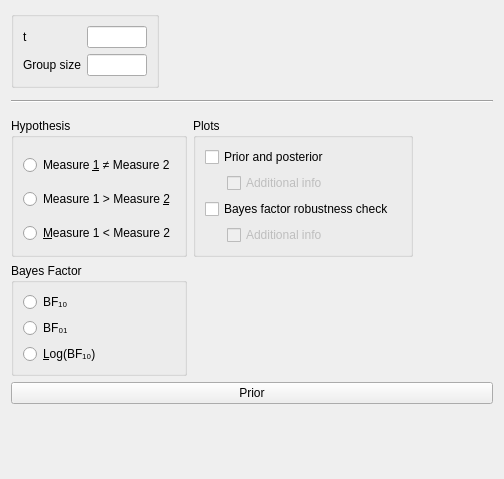
<?xml version="1.0" encoding="UTF-8"?>
<ui version="4.0">
 <class>SummaryStatsTTestBayesianPairedSamplesForm</class>
 <widget class="QWidget" name="SummaryStatsTTestBayesianPairedSamplesForm">
  <property name="geometry">
   <rect>
    <x>0</x>
    <y>0</y>
    <width>504</width>
    <height>479</height>
   </rect>
  </property>
  <property name="sizePolicy">
   <sizepolicy hsizetype="Fixed" vsizetype="Preferred">
    <horstretch>0</horstretch>
    <verstretch>0</verstretch>
   </sizepolicy>
  </property>
  <property name="windowTitle">
   <string>Form</string>
  </property>
  <layout class="QGridLayout" name="gridLayout">
   <item row="0" column="0">
    <widget class="BoundGroupBox" name="inputStatistics">
     <property name="title">
      <string/>
     </property>
     <property name="flat">
      <bool>false</bool>
     </property>
     <layout class="QGridLayout" name="gridLayout_6">
      <item row="0" column="0">
       <widget class="QLabel" name="label_2">
        <property name="text">
         <string>t</string>
        </property>
       </widget>
      </item>
      <item row="1" column="0">
       <widget class="QLabel" name="label_3">
        <property name="text">
         <string>&lt;html&gt;&lt;head/&gt;&lt;body&gt;&lt;p&gt;Group size&lt;/p&gt;&lt;/body&gt;&lt;/html&gt;</string>
        </property>
       </widget>
      </item>
      <item row="0" column="1">
       <widget class="BoundTextBox" name="tStatistic">
        <property name="sizePolicy">
         <sizepolicy hsizetype="Fixed" vsizetype="Preferred">
          <horstretch>0</horstretch>
          <verstretch>0</verstretch>
         </sizepolicy>
        </property>
        <property name="minimumSize">
         <size>
          <width>60</width>
          <height>0</height>
         </size>
        </property>
        <property name="maximumSize">
         <size>
          <width>60</width>
          <height>16777215</height>
         </size>
        </property>
       </widget>
      </item>
      <item row="1" column="1">
       <widget class="BoundTextBox" name="n1Size">
        <property name="sizePolicy">
         <sizepolicy hsizetype="Fixed" vsizetype="Preferred">
          <horstretch>0</horstretch>
          <verstretch>0</verstretch>
         </sizepolicy>
        </property>
        <property name="minimumSize">
         <size>
          <width>60</width>
          <height>0</height>
         </size>
        </property>
        <property name="maximumSize">
         <size>
          <width>60</width>
          <height>16777215</height>
         </size>
        </property>
       </widget>
      </item>
     </layout>
    </widget>
   </item>
   <item row="1" column="0">
    <widget class="QWidget" name="widget" native="true"/>
   </item>
   <item row="2" column="0" colspan="2">
    <widget class="Line" name="line">
     <property name="orientation">
      <enum>Qt::Horizontal</enum>
     </property>
    </widget>
   </item>
   <item row="0" column="1">
    <spacer name="horizontalSpacer_2">
     <property name="orientation">
      <enum>Qt::Horizontal</enum>
     </property>
     <property name="sizeHint" stdset="0">
      <size>
       <width>40</width>
       <height>20</height>
      </size>
     </property>
    </spacer>
   </item>
   <item row="3" column="0" colspan="2">
    <widget class="QWidget" name="gridWidget" native="true">
     <property name="sizePolicy">
      <sizepolicy hsizetype="Fixed" vsizetype="Fixed">
       <horstretch>0</horstretch>
       <verstretch>0</verstretch>
      </sizepolicy>
     </property>
     <layout class="QGridLayout" name="gridLayout_7">
      <property name="leftMargin">
       <number>0</number>
      </property>
      <property name="rightMargin">
       <number>0</number>
      </property>
      <property name="bottomMargin">
       <number>0</number>
      </property>
      <item row="1" column="0">
       <widget class="QWidget" name="widget_2" native="true">
        <property name="maximumSize">
         <size>
          <width>240</width>
          <height>16777215</height>
         </size>
        </property>
        <layout class="QGridLayout" name="gridLayout_5">
         <property name="leftMargin">
          <number>0</number>
         </property>
         <property name="topMargin">
          <number>0</number>
         </property>
         <property name="rightMargin">
          <number>0</number>
         </property>
         <property name="bottomMargin">
          <number>0</number>
         </property>
         <item row="5" column="0">
          <widget class="BoundGroupBox" name="bayesFactorType">
           <property name="title">
            <string>Bayes Factor</string>
           </property>
           <property name="flat">
            <bool>false</bool>
           </property>
           <layout class="QGridLayout" name="gridLayout_13">
            <item row="0" column="0">
             <widget class="QRadioButton" name="_1">
              <property name="sizePolicy">
               <sizepolicy hsizetype="Fixed" vsizetype="Fixed">
                <horstretch>0</horstretch>
                <verstretch>0</verstretch>
               </sizepolicy>
              </property>
              <property name="text">
               <string>BF₁₀</string>
              </property>
             </widget>
            </item>
            <item row="1" column="0">
             <widget class="QRadioButton" name="_2">
              <property name="sizePolicy">
               <sizepolicy hsizetype="Fixed" vsizetype="Fixed">
                <horstretch>0</horstretch>
                <verstretch>0</verstretch>
               </sizepolicy>
              </property>
              <property name="text">
               <string>BF₀₁</string>
              </property>
             </widget>
            </item>
            <item row="2" column="0">
             <widget class="QRadioButton" name="_3">
              <property name="sizePolicy">
               <sizepolicy hsizetype="Fixed" vsizetype="Fixed">
                <horstretch>0</horstretch>
                <verstretch>0</verstretch>
               </sizepolicy>
              </property>
              <property name="text">
               <string>&amp;Log(BF₁₀)</string>
              </property>
             </widget>
            </item>
            <item row="1" column="1">
             <spacer name="horizontalSpacer_3">
              <property name="orientation">
               <enum>Qt::Horizontal</enum>
              </property>
              <property name="sizeHint" stdset="0">
               <size>
                <width>40</width>
                <height>20</height>
               </size>
              </property>
             </spacer>
            </item>
           </layout>
          </widget>
         </item>
        </layout>
       </widget>
      </item>
      <item row="0" column="0">
       <widget class="BoundGroupBox" name="hypothesis">
        <property name="title">
         <string>Hypothesis</string>
        </property>
        <property name="flat">
         <bool>true</bool>
        </property>
        <layout class="QGridLayout" name="gridLayout_9">
         <property name="bottomMargin">
          <number>0</number>
         </property>
         <item row="2" column="0">
          <widget class="QRadioButton" name="_3oneTailedLessThan">
           <property name="sizePolicy">
            <sizepolicy hsizetype="Fixed" vsizetype="Fixed">
             <horstretch>0</horstretch>
             <verstretch>0</verstretch>
            </sizepolicy>
           </property>
           <property name="text">
            <string>&amp;Measure 1 &lt; Measure 2</string>
           </property>
          </widget>
         </item>
         <item row="1" column="0">
          <widget class="QRadioButton" name="_2oneTailedGreaterThan">
           <property name="sizePolicy">
            <sizepolicy hsizetype="Fixed" vsizetype="Fixed">
             <horstretch>0</horstretch>
             <verstretch>0</verstretch>
            </sizepolicy>
           </property>
           <property name="text">
            <string>Measure 1 &gt; Measure &amp;2</string>
           </property>
          </widget>
         </item>
         <item row="0" column="0">
          <widget class="QRadioButton" name="_1twoTailed">
           <property name="sizePolicy">
            <sizepolicy hsizetype="Fixed" vsizetype="Fixed">
             <horstretch>0</horstretch>
             <verstretch>0</verstretch>
            </sizepolicy>
           </property>
           <property name="text">
            <string>Measure &amp;1 ≠ Measure 2</string>
           </property>
          </widget>
         </item>
        </layout>
       </widget>
      </item>
      <item row="0" column="1">
       <widget class="GroupBox" name="plotsGroup">
        <property name="title">
         <string>Plots</string>
        </property>
        <layout class="QGridLayout" name="gridLayout_4">
         <item row="0" column="0" colspan="3">
          <widget class="BoundCheckBox" name="plotPriorAndPosterior">
           <property name="enabled">
            <bool>true</bool>
           </property>
           <property name="sizePolicy">
            <sizepolicy hsizetype="Fixed" vsizetype="Fixed">
             <horstretch>0</horstretch>
             <verstretch>0</verstretch>
            </sizepolicy>
           </property>
           <property name="text">
            <string>Prior and posterior</string>
           </property>
          </widget>
         </item>
         <item row="2" column="1" colspan="3">
          <widget class="BoundCheckBox" name="plotPriorAndPosteriorAdditionalInfo">
           <property name="enabled">
            <bool>false</bool>
           </property>
           <property name="sizePolicy">
            <sizepolicy hsizetype="Fixed" vsizetype="Fixed">
             <horstretch>0</horstretch>
             <verstretch>0</verstretch>
            </sizepolicy>
           </property>
           <property name="text">
            <string>Additional info</string>
           </property>
          </widget>
         </item>
         <item row="3" column="0" colspan="3">
          <widget class="BoundCheckBox" name="plotBayesFactorRobustness">
           <property name="sizePolicy">
            <sizepolicy hsizetype="Fixed" vsizetype="Fixed">
             <horstretch>0</horstretch>
             <verstretch>0</verstretch>
            </sizepolicy>
           </property>
           <property name="text">
            <string>Bayes factor robustness check</string>
           </property>
          </widget>
         </item>
         <item row="4" column="0">
          <widget class="QWidget" name="widget_4" native="true">
           <property name="maximumSize">
            <size>
             <width>16</width>
             <height>16777215</height>
            </size>
           </property>
          </widget>
         </item>
         <item row="4" column="1">
          <widget class="BoundCheckBox" name="plotBayesFactorRobustnessAdditionalInfo">
           <property name="enabled">
            <bool>false</bool>
           </property>
           <property name="sizePolicy">
            <sizepolicy hsizetype="Fixed" vsizetype="Fixed">
             <horstretch>0</horstretch>
             <verstretch>0</verstretch>
            </sizepolicy>
           </property>
           <property name="text">
            <string>Additional info</string>
           </property>
          </widget>
         </item>
        </layout>
       </widget>
      </item>
     </layout>
    </widget>
   </item>
   <item row="4" column="0" colspan="2">
    <widget class="QWidget" name="priorBox" native="true">
     <layout class="QGridLayout" name="gridLayout_11">
      <property name="leftMargin">
       <number>0</number>
      </property>
      <property name="topMargin">
       <number>0</number>
      </property>
      <property name="rightMargin">
       <number>0</number>
      </property>
      <item row="0" column="0" rowspan="2" colspan="2">
       <widget class="ExpanderButton" name="expanderPrior">
        <property name="text">
         <string>Prior</string>
        </property>
       </widget>
      </item>
      <item row="3" column="0">
       <widget class="SubjectivePriorsWidget" name="subjectivePriors" native="true">
        <property name="sizePolicy">
         <sizepolicy hsizetype="Expanding" vsizetype="Fixed">
          <horstretch>0</horstretch>
          <verstretch>0</verstretch>
         </sizepolicy>
        </property>
        <property name="minimumSize">
         <size>
          <width>0</width>
          <height>0</height>
         </size>
        </property>
        <layout class="QGridLayout" name="gridLayout_14">
         <property name="leftMargin">
          <number>0</number>
         </property>
         <property name="topMargin">
          <number>0</number>
         </property>
         <property name="rightMargin">
          <number>0</number>
         </property>
         <property name="verticalSpacing">
          <number>0</number>
         </property>
        </layout>
       </widget>
      </item>
     </layout>
    </widget>
   </item>
   <item row="5" column="0">
    <spacer name="verticalSpacer">
     <property name="orientation">
      <enum>Qt::Vertical</enum>
     </property>
     <property name="sizeHint" stdset="0">
      <size>
       <width>20</width>
       <height>40</height>
      </size>
     </property>
    </spacer>
   </item>
  </layout>
 </widget>
 <customwidgets>
  <customwidget>
   <class>BoundTextBox</class>
   <extends>QLineEdit</extends>
   <header>widgets/boundtextbox.h</header>
  </customwidget>
  <customwidget>
   <class>BoundGroupBox</class>
   <extends>QGroupBox</extends>
   <header>widgets/boundgroupbox.h</header>
   <container>1</container>
  </customwidget>
  <customwidget>
   <class>BoundCheckBox</class>
   <extends>QCheckBox</extends>
   <header>widgets/boundcheckbox.h</header>
  </customwidget>
  <customwidget>
   <class>ExpanderButton</class>
   <extends>QPushButton</extends>
   <header>widgets/expanderbutton.h</header>
  </customwidget>
  <customwidget>
   <class>SubjectivePriorsWidget</class>
   <extends>QWidget</extends>
   <header location="global">widgets/subjectivepriorswidget.h</header>
   <container>1</container>
  </customwidget>
  <customwidget>
   <class>GroupBox</class>
   <extends>QGroupBox</extends>
   <header>widgets/groupbox.h</header>
   <container>1</container>
  </customwidget>
 </customwidgets>
 <tabstops>
  <tabstop>tStatistic</tabstop>
  <tabstop>n1Size</tabstop>
  <tabstop>_1twoTailed</tabstop>
  <tabstop>_2oneTailedGreaterThan</tabstop>
  <tabstop>_3oneTailedLessThan</tabstop>
  <tabstop>plotPriorAndPosterior</tabstop>
  <tabstop>plotPriorAndPosteriorAdditionalInfo</tabstop>
  <tabstop>plotBayesFactorRobustness</tabstop>
  <tabstop>plotBayesFactorRobustnessAdditionalInfo</tabstop>
  <tabstop>_1</tabstop>
  <tabstop>_2</tabstop>
  <tabstop>_3</tabstop>
 </tabstops>
 <resources/>
 <connections>
  <connection>
   <sender>plotPriorAndPosterior</sender>
   <signal>toggled(bool)</signal>
   <receiver>plotPriorAndPosteriorAdditionalInfo</receiver>
   <slot>setEnabled(bool)</slot>
   <hints>
    <hint type="sourcelabel">
     <x>318</x>
     <y>588</y>
    </hint>
    <hint type="destinationlabel">
     <x>325</x>
     <y>611</y>
    </hint>
   </hints>
  </connection>
  <connection>
   <sender>plotBayesFactorRobustness</sender>
   <signal>toggled(bool)</signal>
   <receiver>plotBayesFactorRobustnessAdditionalInfo</receiver>
   <slot>setEnabled(bool)</slot>
   <hints>
    <hint type="sourcelabel">
     <x>318</x>
     <y>588</y>
    </hint>
    <hint type="destinationlabel">
     <x>325</x>
     <y>611</y>
    </hint>
   </hints>
  </connection>
 </connections>
</ui>
